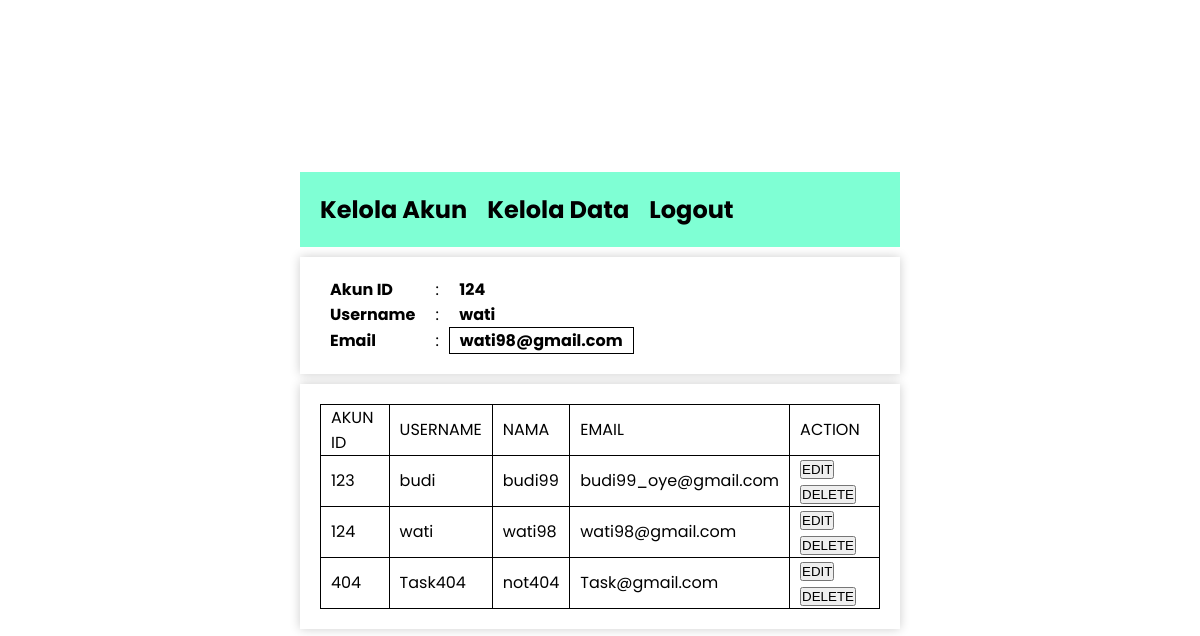
/adminpageAkun.php (signed in), run on the app's committed database.
### tables this page shows
CREATE TABLE `akun` (
  `akun_id` varchar(5) NOT NULL,
  `username` varchar(50) NOT NULL,
  `password` varchar(50) NOT NULL,
  `email` varchar(100) NOT NULL
);

### adminpageAkun.php (the view, shortened to what this page needs)
<?php
include 'dbkey.php';
$id = $_SESSION['LoggedID'];
$query = mysqli_query($connexion,"SELECT * FROM akun WHERE akun_id = '$id' ");
$result = mysqli_fetch_array($query,MYSQLI_ASSOC);
?>
<!DOCTYPE html>
<html lang="en">
<head>
    <link rel="stylesheet" href="adminpagestyle.css">
</head>
<body>
    <div class="wrapper">
        <div class="main-content">
            <div class="navbar">
                <a href="#">Kelola Akun</a>
                <a href="adminpageData.php">Kelola Data</a>
                <a href="logout.php">Logout</a>
            </div>
            <div class="info-admin">
                <table class="info-table">
                    <tr class="info-table">
                        <td class="info-table"><h4>Akun ID</h4></td>
                        <td class="info-table">:</td>
                        <td class="info-table"><h4><?php echo $result['akun_id'] ?></h4>    </td>
                    </tr>
                    <tr class="info-table">
                        <td class="info-table"><h4>Username</h4></td>
                        <td class="info-table">:</td>
                        <td class="info-table"><h4><?php echo $result['username']  ?></h4></td>
                    </tr>
                    <tr class="info-table">
                        <td class="info-table"><h4>Email</h4></td>
                        <td class="info-table">:</td>
                        <td classs="info-table"><h4><?php echo $result['email']  ?></h4></td>
                    </tr>
                </table>
            </div>
            <div class="table-data">
                <table>
                    <thead>
                        <tr>
                            <td>AKUN ID</td>
                            <td>USERNAME</td>
                            <td>NAMA</td>
                            <td>EMAIL</td>
                            <td>ACTION</td>
                        </tr>
                    </thead>
                    <tbody>
                        <?php
                        $query = mysqli_query($connexion,"SELECT * FROM akun");
                        while ($result = mysqli_fetch_array($query,MYSQLI_ASSOC)){
                        ?>
                        <tr>
                            <td><?php echo $result['akun_id']?></td>
                            <td><?php echo $result['username']?></td>
                            <td><?php echo $result['password']?></td>
                            <td><?php echo $result['email']?></td>
                            <td>
                                <a href="editForm.php?target=<?php echo $result['akun_id']?>&table=akun&idn=akun_id"><button>EDIT</button></a>
                                <a href="deleteItem.php?target=<?php echo $result['akun_id']?>&table=akun&idn=akun_id"><button>DELETE</button></a>
                            </td>
                        </tr>
                        <?php
                        }
                        ?>
                    </tbody>
                </table>
            </div>
        </div>
    </div>
</body>
</html>

### adminpagestyle.css (style rules this page uses)
* { padding: 0; margin: 0; }
body { width: 100%; height: 100vh; font-family: 'Poppins', sans-serif; }
.wrapper { width: 100%; height: 100vh; display: flex; justify-content: center; align-items: center; }
.main-content { width: 50%; height: fit-content; display: flex; flex-direction: column; gap: 10px; }
.navbar { display: flex; flex-direction: row; background-color: aquamarine; gap: 20px; padding: 20px 20px 20px 20px; }
.navbar a { color: rgb(0, 0, 0); text-decoration-line: none; font-size: 24px; font-weight: 700; }
.info-admin { box-shadow: 0px 0px 10px 0px rgba(0, 0, 0, 0.2); padding: 20px 20px 20px 20px; }
.info-table { border: 0px solid black; }
table, tr, td { border-collapse: collapse; border: 1px solid black; }
td { padding: 0px 10px 0px 10px; }
.table-data { display: flex; flex-direction: column; gap : 10px; padding: 20px 20px 20px 20px; box-shadow: 0px 0px 10px 0px rgba(0, 0, 0, 0.2); }

### data on the page
akun: akun_id "124", username "wati", email "wati98@gmail.com", password "wati98"
akun: akun_id "123", username "budi", password "budi99", email "budi99_oye@gmail.com"
akun: akun_id "404", username "Task404", password "not404", email "Task@gmail.com"
